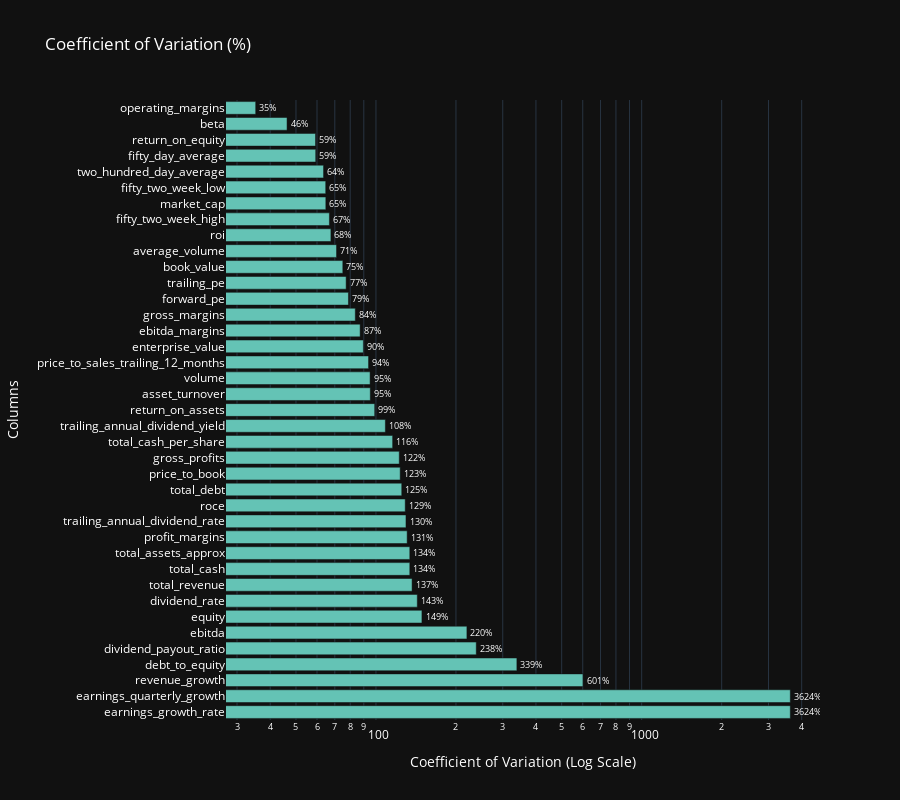

This figure's notebook cell:
### Markdown cell above
#### Coefficient of variation

### Code cell
df_fundamentals_book_cvs = ((df_top_companies_cols_num.std(ddof=1) / df_top_companies_cols_num.mean().sort_values(ascending=True)) * 100).sort_values(ascending=True).reset_index()
df_fundamentals_book_cvs.columns = ['column', 'coefficient_variation']
df_fundamentals_book_cvs['coefficient_variation'] = df_fundamentals_book_cvs['coefficient_variation'].abs().sort_values(ascending=True)
df_fundamentals_book_cvs.fillna(method='ffill', inplace=True)
df_fundamentals_book_cvs = df_fundamentals_book_cvs.sort_values(by='coefficient_variation', ascending=False)


fig = px.bar(df_fundamentals_book_cvs, title='Coefficient of Variation (%)',y='column', x='coefficient_variation', orientation='h', color_discrete_sequence=['rgb(100, 195, 181)'],hover_name='column', height=800)
fig.update_traces(text=[f'{x:.0f}%' for x in df_fundamentals_book_cvs['coefficient_variation']], textposition='outside')
fig.update_layout(xaxis_title='Coefficient of Variation (%)', yaxis_title='Columns', template='plotly_dark', font=dict(color='white'), xaxis={'type':'log', 'title':'Coefficient of Variation (Log Scale)'}, hovermode='y')

fig.show()

### Figure 1 — Plotly figure (JSON) as saved in the notebook; plotly's stock layout.template omitted (floating-point values rounded to 4 significant figures)
{"data": [{"alignmentgroup": "True", "hovertemplate": "<b>%{hovertext}</b><br><br>coefficient_variation=%{x}<br>column=%{y}<extra></extra>", "hovertext": ["earnings_growth_rate", "earnings_quarterly_growth", "revenue_growth", "debt_to_equity", "dividend_payout_ratio", "ebitda", "equity", "dividend_rate", "total_revenue", "total_cash", "total_assets_approx", "profit_margins", "trailing_annual_dividend_rate", "roce", "total_debt", "price_to_book", "gross_profits", "total_cash_per_share", "trailing_annual_dividend_yield", "return_on_assets", "asset_turnover", "volume", "price_to_sales_trailing_12_months", "enterprise_value", "ebitda_margins", "gross_margins", "forward_pe", "trailing_pe", "book_value", "average_volume", "roi", "fifty_two_week_high", "market_cap", "fifty_two_week_low", "two_hundred_day_average", "fifty_day_average", "return_on_equity", "beta", "operating_margins"], "legendgroup": "", "marker": {"color": "rgb(100, 195, 181)", "pattern": {"shape": ""}}, "name": "", "offsetgroup": "", "orientation": "h", "showlegend": false, "text": ["3624%", "3624%", "601%", "339%", "238%", "220%", "149%", "143%", "137%", "134%", "134%", "131%", "130%", "129%", "125%", "123%", "122%", "116%", "108%", "99%", "95%", "95%", "94%", "90%", "87%", "84%", "79%", "77%", "75%", "71%", "68%", "67%", "65%", "65%", "64%", "59%", "59%", "46%", "35%"], "textposition": "outside", "type": "bar", "x": [3624.0, 3624.0, 601.0, 339.1, 238.4, 219.9, 148.9, 143.1, 136.7, 134.1, 134.1, 131.0, 129.7, 128.9, 125.0, 123.4, 122.4, 115.6, 108.5, 98.92, 95.22, 95.04, 93.78, 89.65, 87.18, 83.62, 78.8, 77.23, 75.03, 71.06, 67.68, 66.81, 64.77, 64.7, 63.5, 59.33, 59.23, 46.28, 35.27], "xaxis": "x", "y": ["earnings_growth_rate", "earnings_quarterly_growth", "revenue_growth", "debt_to_equity", "dividend_payout_ratio", "ebitda", "equity", "dividend_rate", "total_revenue", "total_cash", "total_assets_approx", "profit_margins", "trailing_annual_dividend_rate", "roce", "total_debt", "price_to_book", "gross_profits", "total_cash_per_share", "trailing_annual_dividend_yield", "return_on_assets", "asset_turnover", "volume", "price_to_sales_trailing_12_months", "enterprise_value", "ebitda_margins", "gross_margins", "forward_pe", "trailing_pe", "book_value", "average_volume", "roi", "fifty_two_week_high", "market_cap", "fifty_two_week_low", "two_hundred_day_average", "fifty_day_average", "return_on_equity", "beta", "operating_margins"], "yaxis": "y"}], "layout": {"barmode": "relative", "font": {"color": "white"}, "height": 800, "hovermode": "y", "legend": {"tracegroupgap": 0}, "title": {"text": "Coefficient of Variation (%)"}, "xaxis": {"anchor": "y", "domain": [0, 1], "title": {"text": "Coefficient of Variation (Log Scale)"}, "type": "log"}, "yaxis": {"anchor": "x", "domain": [0, 1], "title": {"text": "Columns"}}}}
